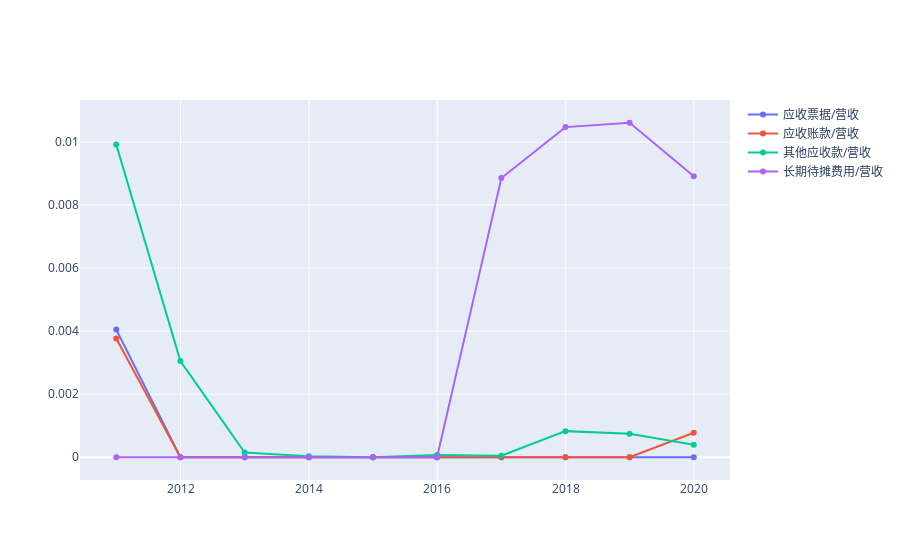

The notebook cell this image was saved under:
### Code cell
fig = go.Figure()
for col in cols_rec:
    fig.add_trace(go.Scatter(x=data_df.index, y=data_df[col]/data_df.total_revenue, name=cols_rec[col]+"/营收"))
fig.show()

### Figure 1 — Plotly figure (JSON) as saved in the notebook; plotly's stock layout.template omitted (floating-point values rounded to 4 significant figures)
{"data": [{"name": "应收票据/营收", "type": "scatter", "x": ["2010-12-31", "2011-12-31", "2012-12-31", "2013-12-31", "2014-12-31", "2015-12-31", "2016-12-31", "2017-12-31", "2018-12-31", "2019-12-31"], "y": [0.004049, 0, 0, 0, 0, 0, 0, 0, 0, 0]}, {"name": "应收账款/营收", "type": "scatter", "x": ["2010-12-31", "2011-12-31", "2012-12-31", "2013-12-31", "2014-12-31", "2015-12-31", "2016-12-31", "2017-12-31", "2018-12-31", "2019-12-31"], "y": [0.003768, 0, 0, 0, 0, 0, 0, 0, 0, 0.0007774]}, {"name": "其他应收款/营收", "type": "scatter", "x": ["2010-12-31", "2011-12-31", "2012-12-31", "2013-12-31", "2014-12-31", "2015-12-31", "2016-12-31", "2017-12-31", "2018-12-31", "2019-12-31"], "y": [0.009918, 0.00305, 0.0001491, 3.083e-05, 1.332e-06, 7.31e-05, 4.597e-05, 0.0008286, 0.0007423, 0.0003934]}, {"name": "长期待摊费用/营收", "type": "scatter", "x": ["2010-12-31", "2011-12-31", "2012-12-31", "2013-12-31", "2014-12-31", "2015-12-31", "2016-12-31", "2017-12-31", "2018-12-31", "2019-12-31"], "y": [0, 0, 0, 0, 0, 0, 0.008858, 0.01047, 0.01061, 0.008912]}], "layout": {}}
